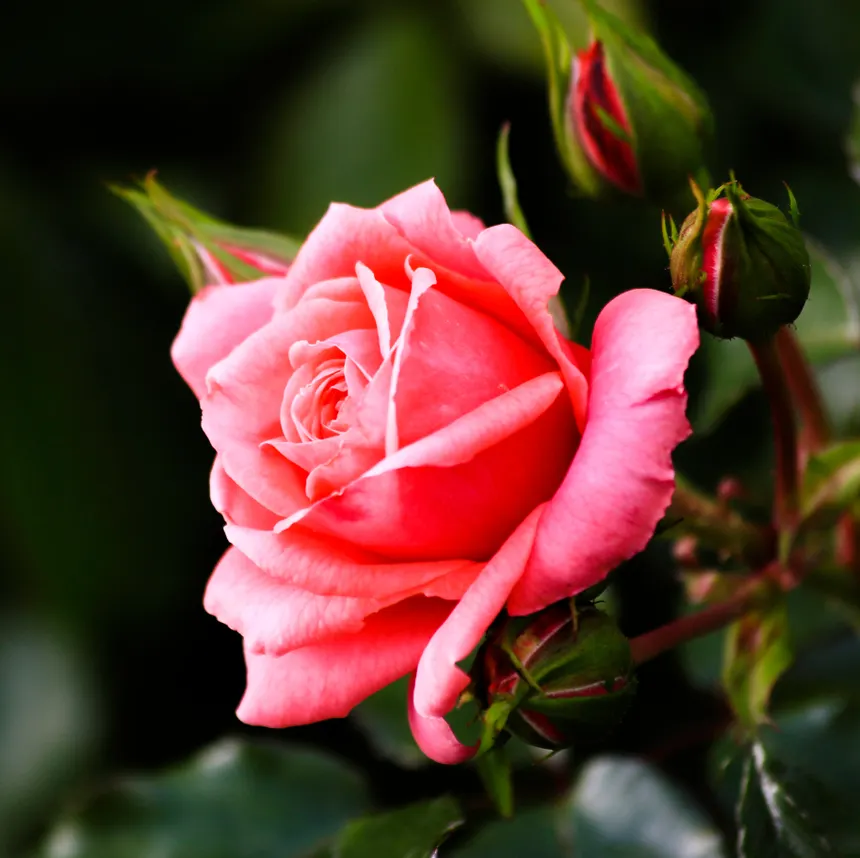
#> input picture Digital Image Processing/Rose.jpg, 860 x 858 px
$ python 'Digital Negative.py'
#> lines starting #> are read from the running program, lines starting #| are printed output that depends on the picture
import cv2
import numpy as np
import matplotlib.pyplot as plt

# Read image
image = cv2.imread("Rose.jpg", cv2.IMREAD_GRAYSCALE)
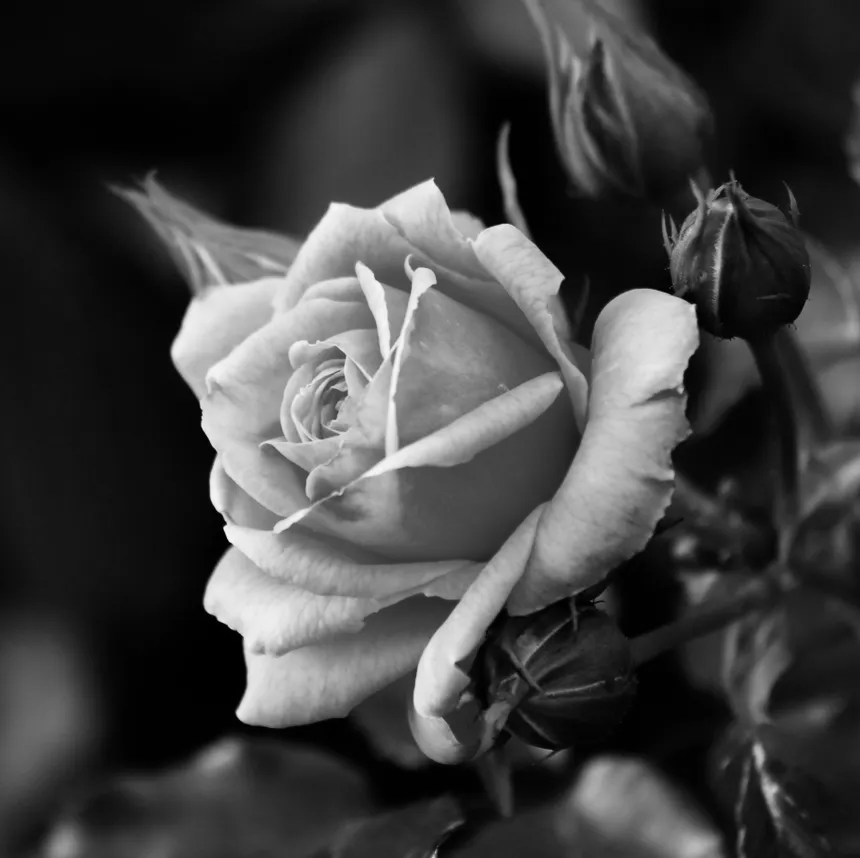
#> image: shape (858, 860); min 0, max 251, mean 64.3

if image is None:
    print("Image not found!")
    exit()

# Digital Negative
negative = 255 - image
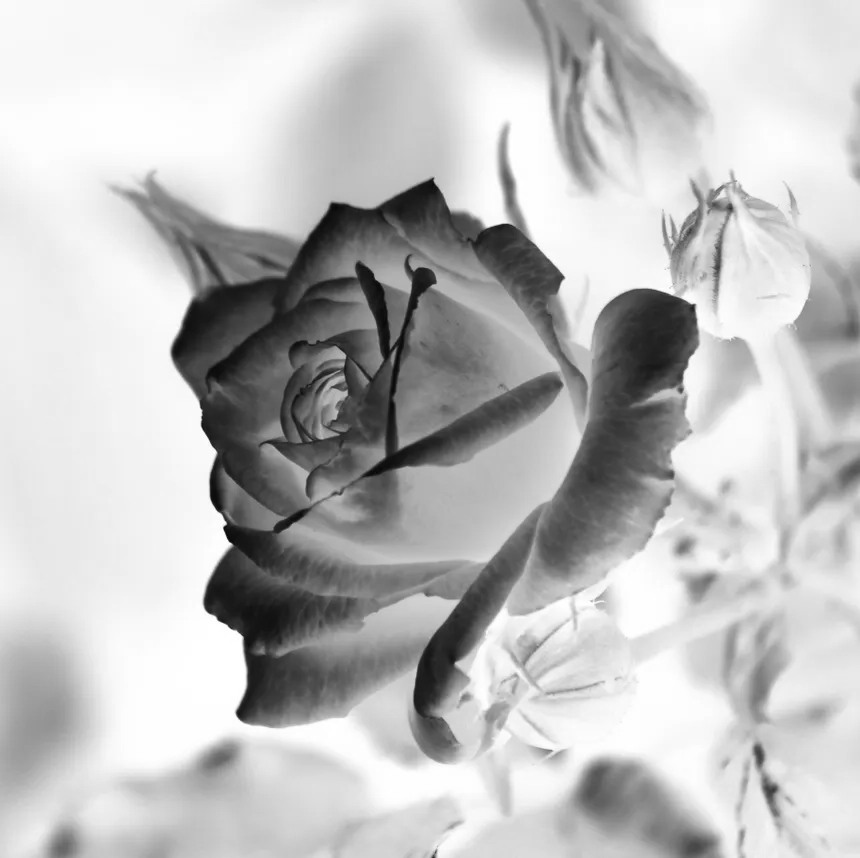
#> negative: shape (858, 860); min 4, max 255, mean 190.7

# Display images
plt.figure(figsize=(10, 5))

plt.subplot(1, 2, 1)
plt.imshow(image, cmap="gray")
plt.title("Original Image")
plt.axis("off")

plt.subplot(1, 2, 2)
plt.imshow(negative, cmap="gray")
plt.title("Digital Negative")
plt.axis("off")

plt.tight_layout()
plt.show()
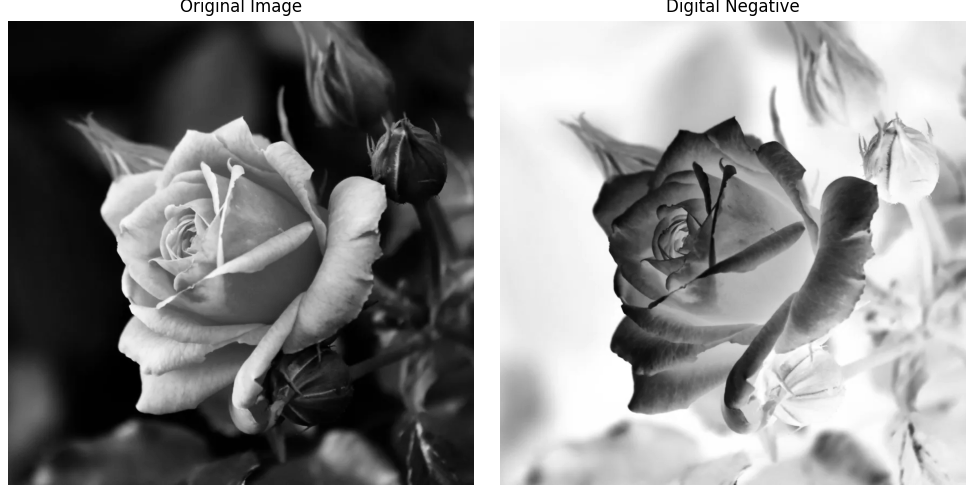
#> figure drawn by matplotlib, 2 panels

# Save output
cv2.imwrite("digital_negative.jpg", negative)
